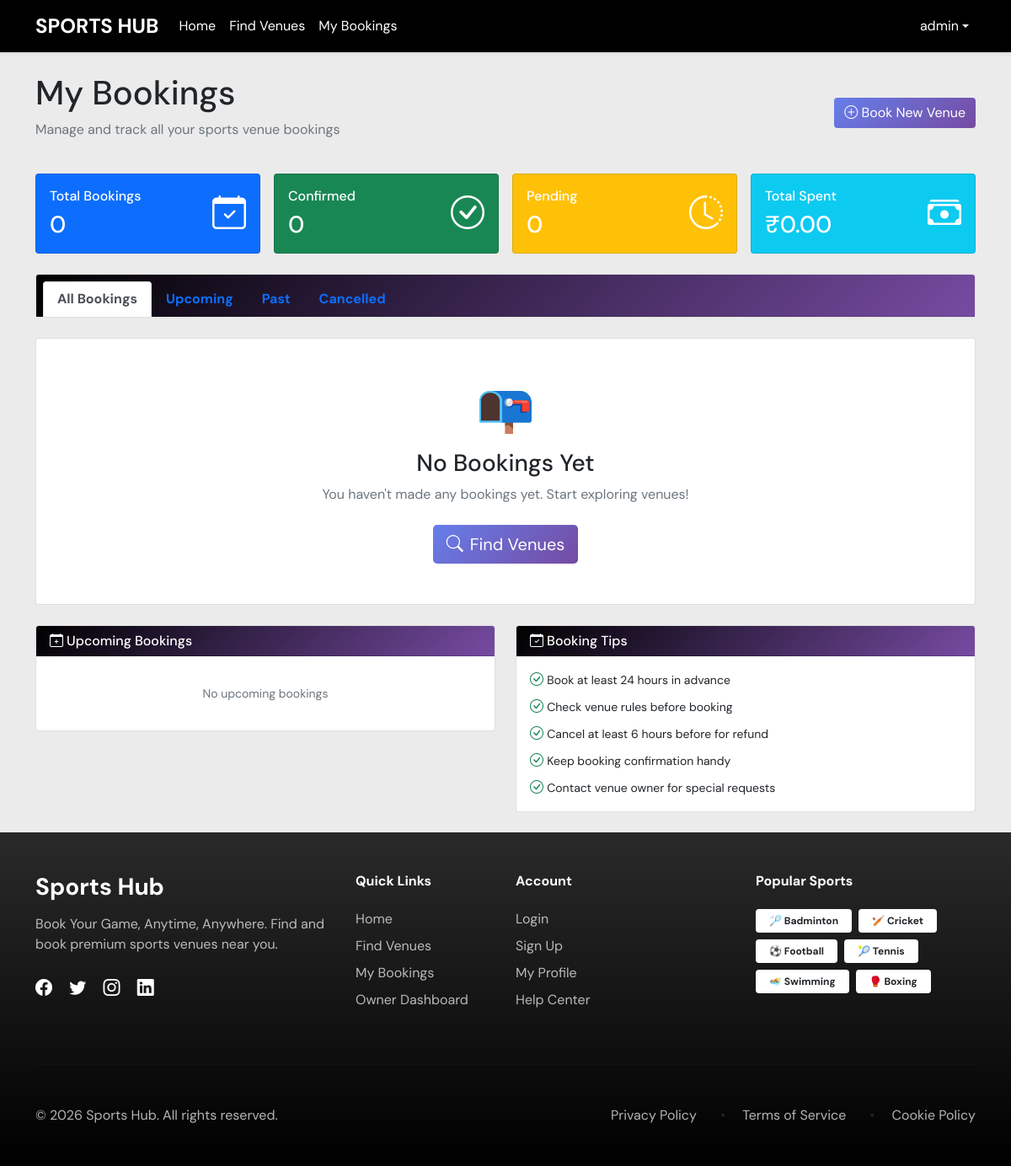
Page /bookings/my-bookings/ (signed in) on the earlier database version.
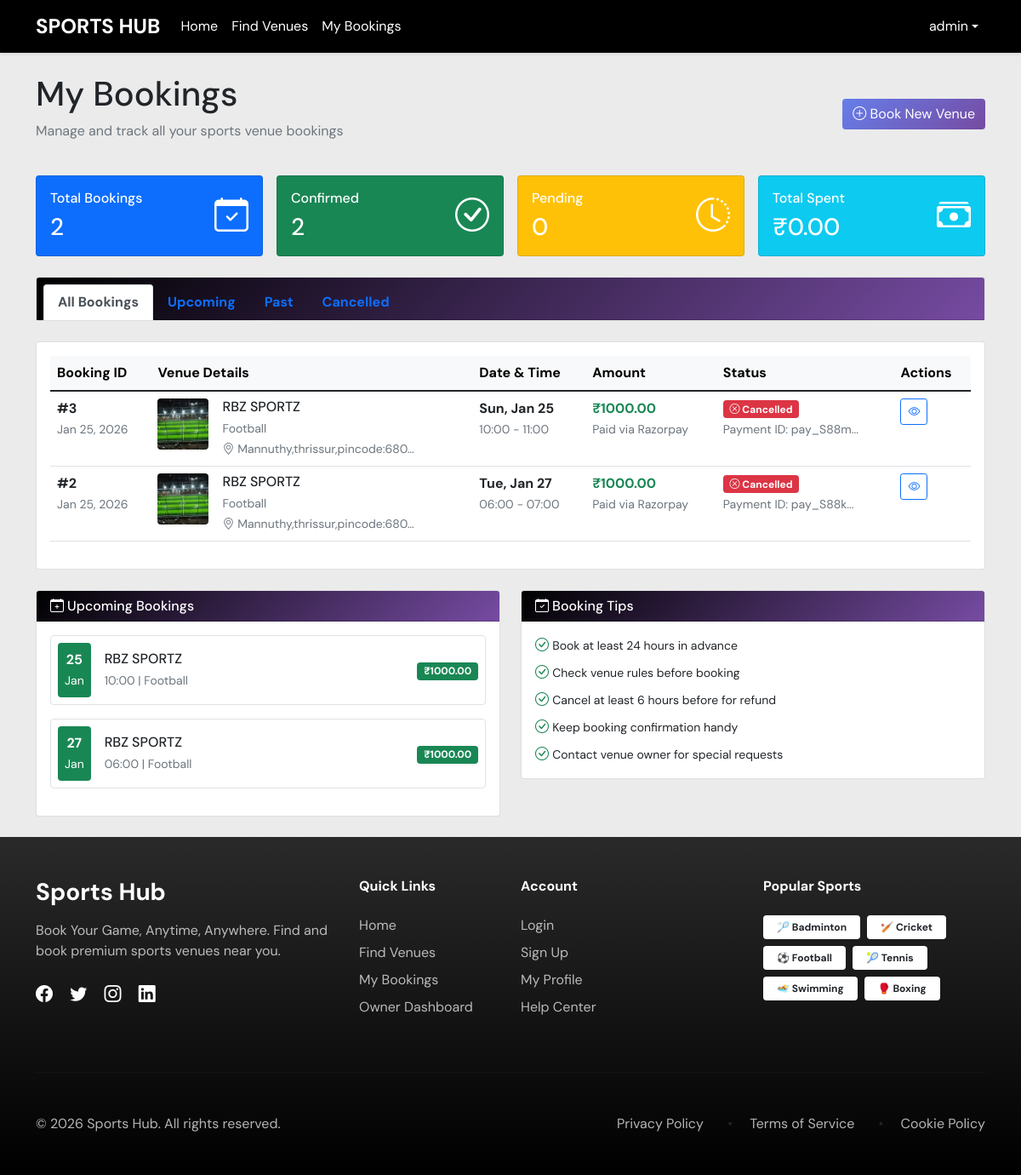
Same page on the later database version.
### bookings/models.py (models this page shows, shortened)
class Booking(models.Model):
    STATUS_CHOICES = (
        ('pending', 'Pending'),
        ('confirmed', 'Confirmed'),
        ('cancelled', 'Cancelled'),
        ('completed', 'Completed'),
    )
    user = models.ForeignKey(User, on_delete=models.CASCADE, limit_choices_to={'user_type': 'user'})
    venue = models.ForeignKey(Venue, on_delete=models.CASCADE)
    time_slot = models.ForeignKey(TimeSlot, on_delete=models.CASCADE)
    booking_date = models.DateTimeField(auto_now_add=True)
    total_price = models.DecimalField(max_digits=10, decimal_places=2)
    status = models.CharField(max_length=20, choices=STATUS_CHOICES, default='pending')
    razorpay_order_id = models.CharField(max_length=100, blank=True, null=True)
    razorpay_payment_id = models.CharField(max_length=100, blank=True, null=True)
    razorpay_signature = models.CharField(max_length=255, blank=True, null=True)
    class Meta:
        ordering = ['-booking_date']

### venues/models.py (models this page shows, shortened)
class Venue(models.Model):
    name = models.CharField(max_length=200)
    sport = models.ForeignKey(Sport, on_delete=models.CASCADE)
    owner = models.ForeignKey(User, on_delete=models.CASCADE, limit_choices_to={'user_type': 'owner'})
    image = models.ImageField(upload_to=venue_image_path)
    address = models.TextField()
    location = models.CharField(max_length=200)  # Could be Google Maps link or coordinates
    price_per_hour = models.DecimalField(max_digits=10, decimal_places=2)
    is_active = models.BooleanField(default=True)
    created_at = models.DateTimeField(auto_now_add=True)
    updated_at = models.DateTimeField(auto_now=True)
    @property
    def image_url(self):
        if self.image and hasattr(self.image, 'url'):
            return self.image.url
        return '/static/images/default-venue.jpg'

class Sport(models.Model):
    SPORT_CHOICES = (
        ('badminton', 'Badminton'),
        ('cricket', 'Cricket'),
        ('football', 'Football'),
        ('tennis', 'Tennis'),
        ('swimming', 'Swimming'),
        ('boxing', 'Boxing'),
    )
    name = models.CharField(max_length=20, choices=SPORT_CHOICES, unique=True)
    description = models.TextField(blank=True)
    image = models.ImageField(max_length=50, blank=True)

class TimeSlot(models.Model):
    venue = models.ForeignKey(Venue, on_delete=models.CASCADE, related_name='timeslots')
    date = models.DateField()
    start_time = models.TimeField()
    end_time = models.TimeField()
    is_booked = models.BooleanField(default=False)
    class Meta:
        unique_together = ('venue', 'date', 'start_time', 'end_time')

### bookings/views.py (the view)
# urls.py: path('my-bookings/', views.my_bookings, name='my_bookings'),
@login_required
def my_bookings(request):
    bookings = Booking.objects.filter(user=request.user).order_by('-booking_date')
    confirmed_bookings = bookings.filter(status='confirmed')
    total_spent = sum(booking.total_price for booking in confirmed_bookings)
    context = {
        'bookings': bookings,
        'total_spent': total_spent,
    }
    return render(request, 'bookings/my_bookings.html', context)

### templates/bookings/my_bookings.html (shortened to what the changed rows need)
{% extends 'base.html' %}
{% block content %}
<div class="row mb-4">
    <div class="col-md-12">
        <div class="d-flex justify-content-between align-items-center">
            <div>
                <h1 class="mb-2">My Bookings</h1>
            </div>
        </div>
    </div>
</div>
<div class="row g-3 mb-4">
    <div class="col-md-3">
        <div class="card bg-primary text-white">
            <div class="card-body">
                <div class="d-flex justify-content-between align-items-center">
                    <div>
                        <h6 class="mb-0">Total Bookings</h6>
                        <h3 class="mt-2 mb-0">{{ bookings.count }}</h3>
                    </div>
                </div>
            </div>
        </div>
    </div>
    <div class="col-md-3">
        <div class="card bg-success text-white">
            <div class="card-body">
                <div class="d-flex justify-content-between align-items-center">
                    <div>
                        <h6 class="mb-0">Confirmed</h6>
                        <h3 class="mt-2 mb-0">{{ bookings|length }}</h3>
                    </div>
                </div>
            </div>
        </div>
    </div>
</div>
{% if bookings %}
<div class="card">
    <div class="card-body">
        <div class="table-responsive">
            <table class="table table-hover">
                <thead class="table-light">
                    <tr>
                        <th>Booking ID</th>
                        <th>Venue Details</th>
                        <th>Date & Time</th>
                        <th>Amount</th>
                        <th>Status</th>
                        <th>Actions</th>
                    </tr>
                </thead>
                <tbody>
                    {% for booking in bookings %}
                    <tr>
                        <td>
                            <strong>#{{ booking.id }}</strong>
                            <br>
                            <small class="text-muted">{{ booking.booking_date|date:"M d, Y" }}</small>
                        </td>
                        <td>
                            <div class="d-flex">
                                <div class="flex-shrink-0">
                                    <img src="{{ booking.venue.image_url }}" alt="{{ booking.venue.name }}"
                                         class="rounded" width="60" height="60" style="object-fit: cover;">
                                </div>
                                <div class="flex-grow-1 ms-3">
                                    <h6 class="mb-1">{{ booking.venue.name }}</h6>
                                    <small class="text-muted">
                                        {{ booking.venue.sport.get_name_display }}
                                        <br>
                                        <i class="bi bi-geo-alt"></i> {{ booking.venue.address|truncatechars:30 }}
                                    </small>
                                </div>
                            </div>
                        </td>
                        <td>
                            <strong>{{ booking.time_slot.date|date:"D, M d" }}</strong>
                            <br>
                            <small class="text-muted">
                                {{ booking.time_slot.start_time|time:"H:i" }} - {{ booking.time_slot.end_time|time:"H:i" }}
                            </small>
                        </td>
                        <td>
                            <strong class="text-success">₹{{ booking.total_price }}</strong>
                            <br>
                            <small class="text-muted">Paid via Razorpay</small>
                        </td>
                        <td>
                            {% if booking.status == 'confirmed' %}
                            <span class="badge bg-success">
                                <i class="bi bi-check-circle"></i> Confirmed
                            </span>
                            {% elif booking.status == 'pending' %}
                            <span class="badge bg-warning">
                                <i class="bi bi-clock"></i> Pending
                            </span>
                            {% elif booking.status == 'cancelled' %}
                            <span class="badge bg-danger">
                                <i class="bi bi-x-circle"></i> Cancelled
                            </span>
                            {% endif %}
                            <br>
                            <small class="text-muted">
                                {% if booking.razorpay_payment_id %}
                                Payment ID: {{ booking.razorpay_payment_id|slice:"0:8" }}...
                                {% endif %}
                            </small>
                        </td>
                        <td>
                            <div class="btn-group" role="group">
                                <a href="{% url 'booking_detail' booking.id %}" class="btn btn-sm btn-outline-primary">
                                    <i class="bi bi-eye"></i>
                                </a>
                            </div>
                        </td>
                    </tr>
                    {% endfor %}
                </tbody>
            </table>
        </div>
    </div>
</div>
{% else %}
<div class="card">
    <div class="card-body text-center py-5">
        <div class="display-4 mb-3">📭</div>
        <h3>No Bookings Yet</h3>
        <p class="text-muted mb-4">You haven't made any bookings yet. Start exploring venues!</p>
        <a href="{% url 'venue_list' %}" class="btn btn-primary btn-lg">
            <i class="bi bi-search me-2"></i>Find Venues
        </a>
    </div>
</div>
{% endif %}
<div class="row mt-4">
    <div class="col-md-6">
        <div class="card">
            <div class="card-body">
                {% for booking in bookings|slice:":2" %}
                <div class="d-flex align-items-center mb-3 p-2 border rounded">
                    <div class="flex-shrink-0">
                        <div class="bg-success text-white rounded p-2 text-center">
                            <div class="fw-bold">{{ booking.time_slot.date|date:"d" }}</div>
                            <small>{{ booking.time_slot.date|date:"M" }}</small>
                        </div>
                    </div>
                    <div class="flex-grow-1 ms-3">
                        <h6 class="mb-1">{{ booking.venue.name }}</h6>
                        <small class="text-muted">
                            {{ booking.time_slot.start_time|time:"H:i" }} |
                            {{ booking.venue.sport.get_name_display }}
                        </small>
                    </div>
                    <div class="text-end">
                        <span class="badge bg-success">₹{{ booking.total_price }}</span>
                    </div>
                </div>
                {% empty %}
                <div class="text-center py-3">
                    <small class="text-muted">No upcoming bookings</small>
                </div>
                {% endfor %}
            </div>
        </div>
    </div>
</div>
{% endblock %}

Differences in the rows shown:
added Booking: id "3", booking_date "Jan 25, 2026", venue.image_url (picture), venue.name "RBZ SPORTZ", venue.sport.name "Football", venue.address "Mannuthy,thrissur,pincode:680…", time_slot "Sun, Jan 25", time_slot.start_time "10:00", time_slot.end_time "11:00", total_price "1000.00", status "cancelled" (drawn), razorpay_payment_id "pay_S88m", time_slot "25", time_slot "Jan"
added Booking: id "2", booking_date "Jan 25, 2026", venue.image_url (picture), venue.name "RBZ SPORTZ", venue.sport.name "Football", venue.address "Mannuthy,thrissur,pincode:680…", time_slot "Tue, Jan 27", time_slot.start_time "06:00", time_slot.end_time "07:00", total_price "1000.00", status "cancelled" (drawn), razorpay_payment_id "pay_S88k", time_slot "27", time_slot "Jan"
Other differences:
{{ bookings.count }}: "0" → "2"
{{ bookings|length }}: "0" → "2"
text no longer shown: "📭 No Bookings Yet You haven't made any bookings yet. Start exploring venues! Find Venues No upcoming bookings"
text now shown: "Booking ID Venue Details Date & Time Amount Status Actions"
